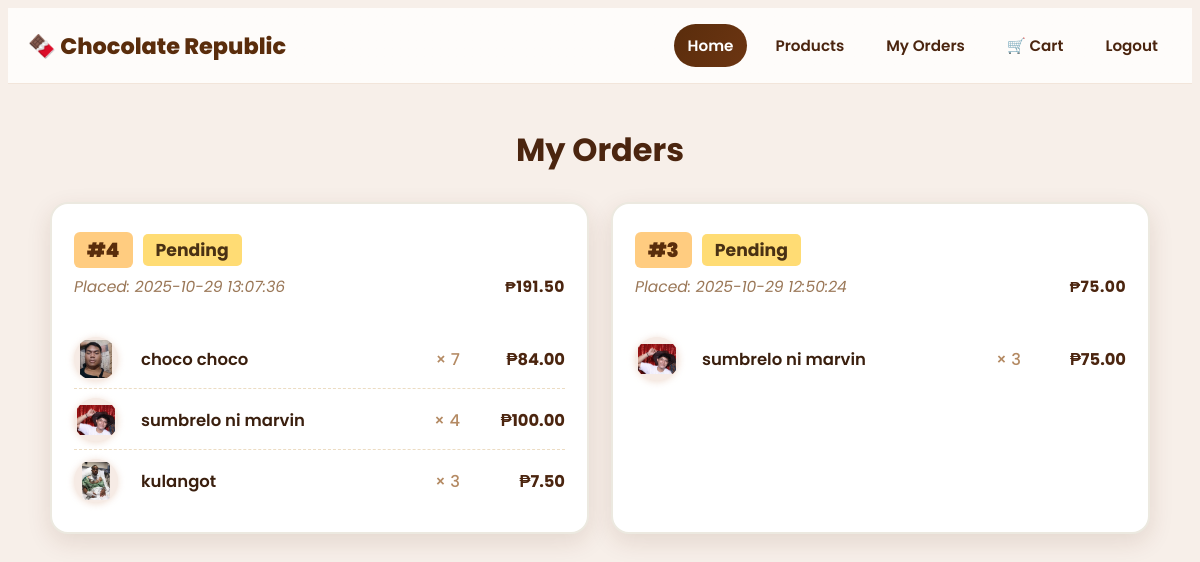
Before: /orders.php (signed in) with the older database file.
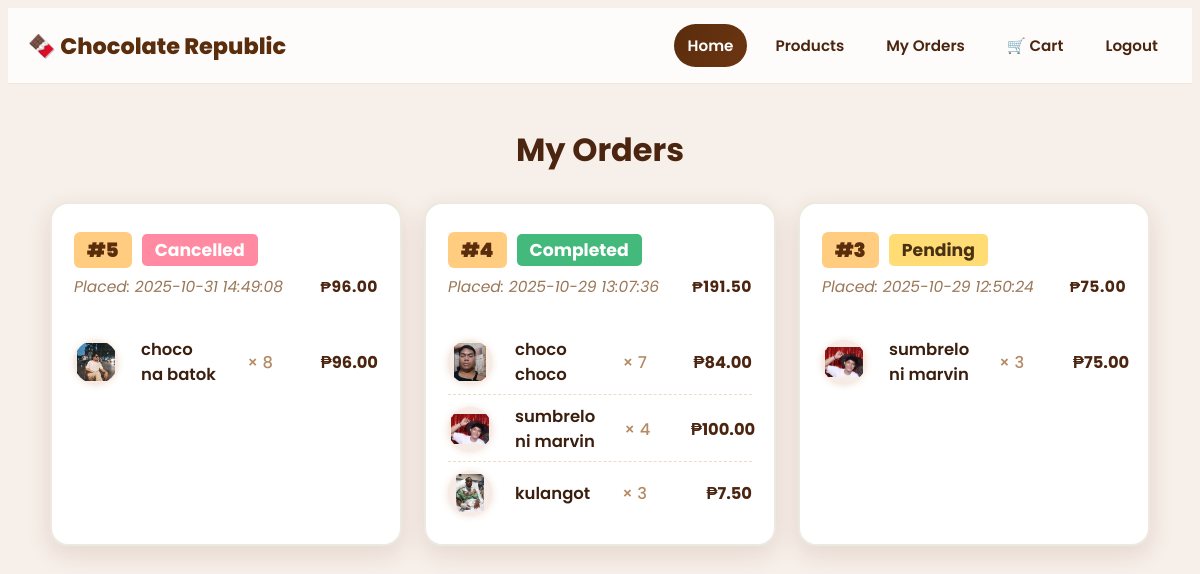
After: the same page with the newer database file.
### tables this page shows
CREATE TABLE `orders` (
  `id` int(11) NOT NULL,
  `user_id` int(11) NOT NULL,
  `total_amount` decimal(10,2) NOT NULL,
  `status` enum('pending','completed','cancelled') DEFAULT 'pending',
  `payment_method` varchar(50) DEFAULT 'Cash on Delivery',
  `order_date` timestamp NOT NULL DEFAULT current_timestamp()
);

CREATE TABLE `order_items` (
  `id` int(11) NOT NULL,
  `order_id` int(11) NOT NULL,
  `product_id` int(11) NOT NULL,
  `product_name` varchar(100) NOT NULL,
  `quantity` int(11) NOT NULL,
  `price` decimal(10,2) NOT NULL
);

CREATE TABLE `products` (
  `id` int(11) NOT NULL,
  `name` varchar(100) NOT NULL,
  `description` text DEFAULT NULL,
  `price` decimal(10,2) NOT NULL,
  `image` varchar(255) DEFAULT NULL,
  `stock` int(11) DEFAULT 0,
  `created_at` timestamp NOT NULL DEFAULT current_timestamp()
);

### orders.php (the view, shortened to what this page needs)
<?php
require_once __DIR__ . '/db.php';
include __DIR__ . '/includes/header.php';
$userId = (int)$_SESSION['user_id'];
$orders = [];
$stmt = $conn->prepare('SELECT * FROM orders WHERE user_id = ? ORDER BY order_date DESC');
$stmt->bind_param('i', $userId);
$stmt->execute();
$res = $stmt->get_result();
while ($o = $res->fetch_assoc()) {
    $orders[] = $o;
}
?>
  <link rel="stylesheet" href="orders.css" />
    <section class="orders-section">
      <h2>My Orders</h2>
      <?php if (empty($orders)): ?>
        <p class="order-empty">You have no orders yet.</p>
      <?php else: ?>
        <div class="orders-grid">
          <?php foreach ($orders as $order): ?>
            <div class="order-card">
              <div class="order-info">
                <div class="order-id-status">
                  <span class="order-id">#<?= (int)$order['id'] ?></span>
                  <span class="order-status <?= htmlspecialchars($order['status']) ?>">
                    <?= htmlspecialchars(ucwords($order['status'])) ?>
                  </span>
                </div>
                <div class="order-meta">
                  <span class="order-date">Placed: <?= htmlspecialchars($order['order_date']) ?></span>
                  <span class="order-total">₱<?= number_format((float)$order['total_amount'], 2) ?></span>
                </div>
              </div>
              <ul class="order-items">
                <?php
                  $oi = $conn->prepare('SELECT product_id, product_name, quantity, price FROM order_items WHERE order_id = ?');
                  $oid = (int)$order['id'];
                  $oi->bind_param('i', $oid);
                  $oi->execute();
                  $items = $oi->get_result();
                  while ($it = $items->fetch_assoc()):
                    $imgPath = !empty($it['product_id']) ? $conn->query("SELECT image FROM products WHERE id = " . (int)$it['product_id'])->fetch_assoc()['image'] ?? '' : '';
                    $imgPath = !empty($imgPath) ? 'images/' . basename($imgPath) : 'images/0.png';
                ?>
                <li class="order-item">
                  <span class="item-thumb"><img src="<?= htmlspecialchars($imgPath) ?>" alt="<?= htmlspecialchars($it['product_name']) ?>" /></span>
                  <span class="item-name"><?= htmlspecialchars($it['product_name']) ?></span>
                  <span class="item-mult">× <?= (int)$it['quantity'] ?></span>
                  <span class="item-total">₱<?= number_format((float)$it['price'] * (int)$it['quantity'], 2) ?></span>
                </li>
                <?php endwhile; ?>
              </ul>
            </div>
          <?php endforeach; ?>
        </div>
      <?php endif; ?>
    </section>

Changed rows visible on the page:
added orders: id "5", status "Cancelled", order_date "2025-10-31 14:49:08", total_amount "96.00"
added order_items: product.image (picture), product_name "choco na batok", quantity "8", (float)$it['price'] * (int)$it['quantity'] "96.00", shown under "5"
changed orders id 4: status "Pending" → "Completed"
